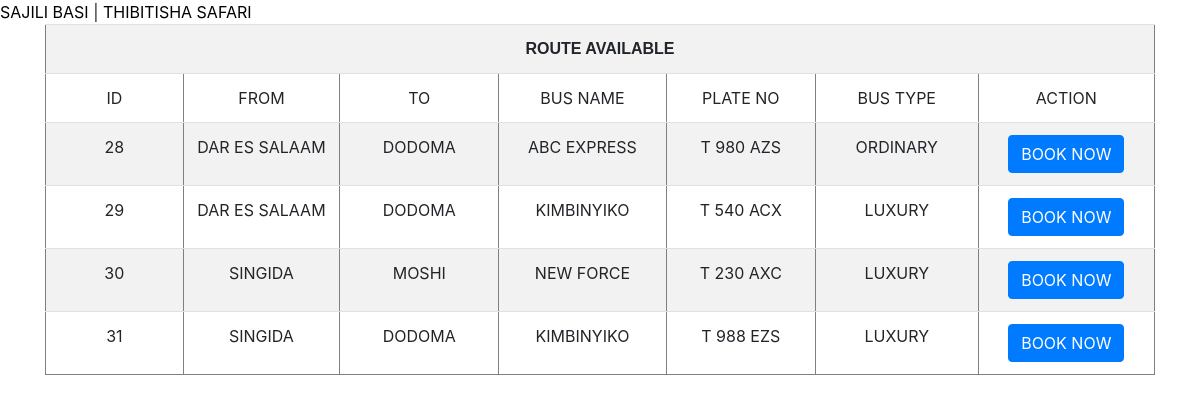
The page / on the database its author committed.
### tables this page shows
CREATE TABLE `routes` (
  `id` int(255) NOT NULL,
  `from_` varchar(200) NOT NULL,
  `to_` varchar(200) NOT NULL,
  `bus_name` varchar(200) NOT NULL,
  `plate` varchar(255) NOT NULL,
  `driver` varchar(255) NOT NULL,
  `bus_type` varchar(255) NOT NULL
);

### index.php (the view, shortened to what this page needs)
<?php
include 'connection.php';?>
<?php
$sql="SELECT * FROM routes ";
$q=mysqli_query($con, $sql);
$rowcount=mysqli_num_rows($q);
?>
<!DOCTYPE html>
<html>
<head>
	<link rel="stylesheet" type="text/css" href="">
	<link rel="stylesheet" href="https://maxcdn.bootstrapcdn.com/bootstrap/4.0.0/css/bootstrap.min.css">
</head>
<body>
<a href="bus_register.php" style="color: black">SAJILI BASI</a> | <a href="payment.php" style="color: black">THIBITISHA SAFARI</a>
<div class="container">
<table border="1" class="table table-striped">
<tr>
	<th colspan="7" style="text-align: center;font-family: sans-serif;font-weight: bold;">ROUTE AVAILABLE</td>
</tr>
<tr>
		<td width="200px" align="center">ID</td>
		<td width="200px" align="center">FROM</td>
		<td width="200px" align="center">TO</td>
		<td width="200px" align="center">BUS NAME</td>
		<td width="200px" align="center">PLATE NO</td>
		<td width="200px" align="center">BUS TYPE</td>
		<td width="200px" align="center">ACTION</td>
	</tr>
<?php
for ($i=1; $i <=$rowcount ; $i++) {
	$row=mysqli_fetch_array($q);
 ?>
 	<tr>
 		<td  align="center"><?php echo $row['id']?></td>
 		<td  align="center"><?php echo $row['from_']?></td>
 		<td  align="center"><?php echo $row['to_']?></td>
 		<td  align="center"><?php echo $row['bus_name']?></td>
 		<td  align="center"><?php echo $row['plate']?></td>
 		<td  align="center"><?php echo $row['bus_type']?></td>
 		<td  align="center"><button class="btn btn-primary font-light"><a href="book.php?id=<?php echo $row['id']; ?>">BOOK NOW</a></button></td>
 	</tr>
 <?php
}
 ?>
 </div>
</body>
</html>

### index.php (style rules this page uses)
a { text-decoration: none; color: white; }

### rows shown on the page
routes: id "28", from_ "DAR ES SALAAM", to_ "DODOMA", bus_name "ABC EXPRESS", plate "T 980 AZS", bus_type "ORDINARY"
routes: id "29", from_ "DAR ES SALAAM", to_ "DODOMA", bus_name "KIMBINYIKO", plate "T 540 ACX", bus_type "LUXURY"
routes: id "30", from_ "SINGIDA", to_ "MOSHI", bus_name "NEW FORCE", plate "T 230 AXC", bus_type "LUXURY"
routes: id "31", from_ "SINGIDA", to_ "DODOMA", bus_name "KIMBINYIKO", plate "T 988 EZS", bus_type "LUXURY"
